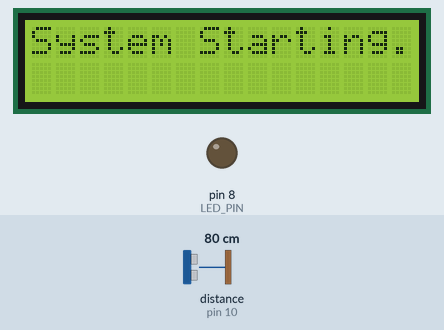
Recording of a sketch running on a simulated Arduino Uno, built with avr-gcc and run on an emulated ATmega328P. Shown: 16×2 character LCD, output pins drawn as LEDs (lit = HIGH). Wiring (inferred from the names in the program): ultrasonic range finder: trigger pin 9; echo pin 10. The inputs (shaded band) are chosen by the test bench; at power-on: distance to the obstacle (sensor on pin 10) 80 cm. The echo pulse lasts 58.3 µs per cm; pins used as bus, display or sensor lines are not drawn.

Above: at 0.1 s.
At 2.4 s:
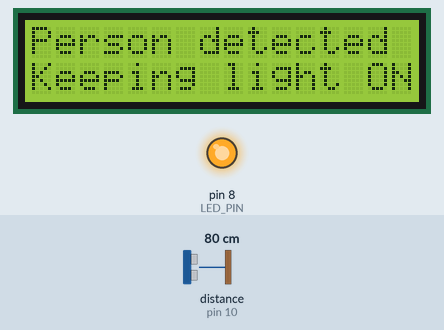

The sketch:

TeamProjectCode.ino
```cpp
#include <LiquidCrystal.h> // LCD 디스플레이 제어를 위한 라이브러리 포함

// 핀 번호 정의 (초음파 센서 및 LED)
#define TRIG_PIN 9        // 초음파 센서의 Trig 핀을 아두이노 디지털 핀 9에 연결
#define ECHO_PIN 10       // 초음파 센서의 Echo 핀을 아두이노 디지털 핀 10에 연결
#define LED_PIN 8         // 조명을 제어할 LED를 아두이노 디지털 핀 8에 연결

// LCD 디스플레이 핀 설정 (RS, Enable, D4, D5, D6, D7)
LiquidCrystal lcd(7, 6, 5, 4, 3, 2); // LCD 객체 생성 (핀 할당)

// 조명 상태 및 타이머 관련 변수
bool isLightOn = true;                // 조명이 켜져 있는지 추적하는 변수, 초기 상태는 '켜짐'
long lastDetectedTime;                // 마지막으로 사람이 감지된 시간을 저장하는 변수
const long noMotionDuration = 30000;  // 사람이 감지되지 않은 상태에서 대기 시간 (30초)
const int numReadings = 5;            // 초음파 센서로 거리 측정 시 평균값을 구하기 위해 샘플 개수 설정 (5회 측정)

//
// 초음파 센서를 이용한 거리 측정 함수 정의
//
long getDistance() {
  long totalDistance = 0; // 거리 합산을 위한 변수 초기화

  // 거리 측정을 numReadings(5회) 반복하여 평균 계산
  for (int i = 0; i < numReadings; i++) {
    digitalWrite(TRIG_PIN, LOW);       // Trig 핀을 LOW로 설정해 센서 초기화
    delayMicroseconds(2);              // 안정화를 위해 2마이크로초 대기
    digitalWrite(TRIG_PIN, HIGH);      // Trig 핀을 HIGH로 설정해 초음파 신호 발사 시작
    delayMicroseconds(10);             // 10마이크로초 동안 신호 발사 유지
    digitalWrite(TRIG_PIN, LOW);       // Trig 핀을 다시 LOW로 설정해 신호 발사 종료

    // Echo 핀에서 초음파 신호가 반사되어 돌아오는 시간을 측정 (단위: 마이크로초)
    long duration = pulseIn(ECHO_PIN, HIGH, 20000); // 20ms (20000µs) 타임아웃 설정
    if (duration == 0) continue; // 반사된 신호가 없을 경우, 현재 측정값 무시하고 다음 반복으로 진행

    // 거리 계산: (반사된 시간 × 0.034) / 2 = 거리(cm)
    // 초음파 속도는 약 0.034cm/µs이며, 왕복 시간이므로 2로 나눔
    totalDistance += (duration * 0.034) / 2;
    delay(50); // 각 측정 간 50ms 대기 (노이즈 제거를 위해)
  }

  // 5회 측정한 거리의 평균값을 반환
  return totalDistance / numReadings;
}

//
// 초기 설정 및 시스템 시작 메시지 출력
//
void setup() {
  lcd.begin(16, 2); // 16x2 LCD 디스플레이 초기화 (16열 x 2행)
  lcd.print("System Starting..."); // 시스템 시작 시 LCD에 메시지 출력
  delay(2000); // 2초 대기 (사용자가 메시지를 읽을 수 있도록 대기 시간 제공)
  lcd.clear(); // LCD 화면 초기화 (이전 메시지 삭제)

  // 핀 모드 설정
  pinMode(TRIG_PIN, OUTPUT); // Trig 핀을 출력 모드로 설정
  pinMode(ECHO_PIN, INPUT);  // Echo 핀을 입력 모드로 설정 (초음파 수신)
  pinMode(LED_PIN, OUTPUT);  // LED 핀을 출력 모드로 설정 (조명 제어)

  // 시스템 시작 시 조명을 켠 상태로 초기화
  digitalWrite(LED_PIN, HIGH); // LED를 켬 (조명 켜짐 상태)
  isLightOn = true;            // 조명 상태를 '켜짐'으로 설정
  lastDetectedTime = millis(); // 시스템 시작 시간을 기록하여 타이머 초기화
  lcd.print("Initial State:"); // 초기 상태를 LCD에 출력
  lcd.setCursor(0, 1);         // LCD 두 번째 줄로 이동
  lcd.print("Light is ON");    // 조명이 켜져 있음을 알림
}

//
// 메인 루프 (사람 감지 및 조명 제어)
//
void loop() {
  long currentTime = millis(); // 현재 시간을 밀리초 단위로 가져옴 (시스템 시작 이후 경과 시간)
  long distance = getDistance(); // 초음파 센서를 사용해 거리 측정

  // 초음파 센서에서 유효하지 않은 거리 값이 감지되면 함수 종료 (측정값 무시)
  if (distance == 0) return;

  // 사람이 감지되었을 때 (거리가 200cm 이하인 경우)
  if (distance < 200) {
    lastDetectedTime = currentTime; // 사람이 감지되면 타이머를 현재 시간으로 리셋
    lcd.setCursor(0, 0);            // LCD 첫 번째 줄의 시작 위치로 커서 이동
    lcd.print("Person detected");   // 사람이 감지되었음을 LCD에 출력
    lcd.setCursor(0, 1);            // LCD 두 번째 줄로 커서 이동
    lcd.print("Keeping light ON");  // 조명을 켜진 상태로 유지하는 메시지 출력
    delay(1000); // 사용자가 메시지를 읽을 수 있도록 1초 대기
  }

  // 사람이 감지되지 않은 상태에서 설정된 대기 시간을 초과한 경우
  if (millis() - lastDetectedTime > noMotionDuration) {
    if (isLightOn) { // 조명이 켜져 있을 경우에만 동작
      digitalWrite(LED_PIN, LOW); // 조명을 끔 (LED OFF)
      isLightOn = false;          // 조명 상태를 '꺼짐'으로 변경
      lcd.clear();                // LCD 화면 초기화
      lcd.setCursor(0, 0);        // LCD 첫 번째 줄의 시작 위치로 커서 이동
      lcd.print("No person found"); // 사람이 감지되지 않았음을 출력
      lcd.setCursor(0, 1);        // LCD 두 번째 줄로 이동
      lcd.print("Turning off light"); // 조명이 꺼졌음을 알림
      delay(1000); // 사용자가 메시지를 읽을 수 있도록 1초 대기
    }
  }

  delay(500); // 0.5초마다 시스템 상태를 다시 확인 (반복 주기)
}
```
